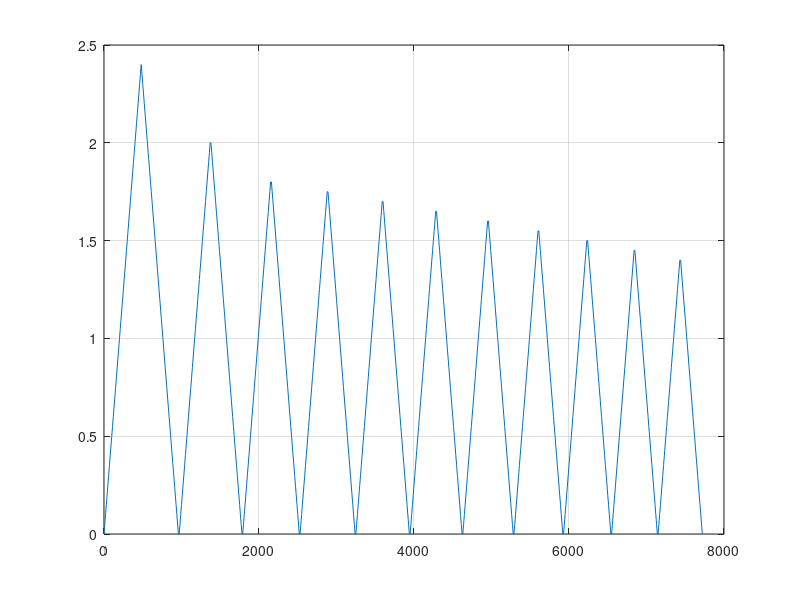

The MATLAB script that drew this image:
clc;
clear;
v=[0,0.05,0.1,0.150,0.2,0.250,0.3,0.350,0.4,0.450,0.5,0.550,0.6,0.650,0.7,0.750,0.8,0.850,0.9,0.950,1,1.05,1.10,1.15,1.20,1.25,1.30,1.35,1.40,1.45,1.50,1.55,1.60,1.65,1.70,1.75,1.80,1.85,1.90,1.95,2,2.05,2.10,2.15,2.20,2.25,2.30,2.35,2.40,2.35,2.30,2.25,2.20,2.15,2.10,2.05,2,1.95,1.90,1.85,1.80,1.75,1.70,1.65,1.60,1.55,1.50,1.45,1.40,1.35,1.30,1.25,1.20,1.15,1.10,1.05,1,0.950,0.9,0.850,0.8,0.750,0.7,0.650,0.6,0.550,0.5,0.450,0.4,0.350,0.3,0.250,0.2,0.150,0.1,0.05,0,2,1.95,1.90,1.85,1.80,1.75,1.70,1.65,1.60,1.55,1.50,1.45,1.40,1.35,1.30,1.25,1.20,1.15,1.10,1.05,1,0.950,0.9,0.850,0.8,0.750,0.7,0.650,0.6,0.550,0.5,0.450,0.4,0.350,0.3,0.250,0.2,0.150,0.1,0.05,0,1.80,1.75,1.70,1.65,1.60,1.55,1.50,1.45,1.40,1.35,1.30,1.25,1.20,1.15,1.10,1.05,1,0.950,0.9,0.850,0.8,0.750,0.7,0.650,0.6,0.550,0.5,0.450,0.4,0.350,0.3,0.250,0.2,0.150,0.1,0.05,0,1.75,1.70,1.65,1.60,1.55,1.50,1.45,1.40,1.35,1.30,1.25,1.20,1.15,1.10,1.05,1,0.950,0.9,0.850,0.8,0.750,0.7,0.650,0.6,0.550,0.5,0.450,0.4,0.350,0.3,0.250,0.2,0.150,0.1,0.05,0,1.70,1.65,1.60,1.55,1.50,1.45,1.40,1.35,1.30,1.25,1.20,1.15,1.10,1.05,1.,0.950,0.9,0.850,0.8,0.750,0.7,0.650,0.6,0.550,0.5,0.450,0.4,0.350,0.3,0.250,0.2,0.150,0.1,0.05,0,1.65,1.60,1.55,1.50,1.45,1.40,1.35,1.30,1.25,1.20,1.15,1.10,1.05,1.,0.950,0.9,0.850,0.8,0.750,0.7,0.650,0.6,0.550,0.5,0.450,0.4,0.350,0.3,0.250,0.2,0.150,0.1,0.05,0,1.60,1.55,1.50,1.45,1.40,1.35,1.30,1.25,1.20,1.15,1.10,1.05,1,0.950,0.9,0.850,0.8,0.750,0.7,0.650,0.6,0.550,0.5,0.450,0.4,0.350,0.3,0.250,0.2,0.150,0.1,0.05,0,1.55,1.50,1.45,1.40,1.35,1.30,1.25,1.20,1.15,1.10,1.05,1,0.950,0.9,0.850,0.8,0.750,0.7,0.650,0.6,0.550,0.5,0.450,0.4,0.350,0.3,0.250,0.2,0.150,0.1,0.05,0,1.50,1.45,1.40,1.35,1.30,1.25,1.20,1.15,1.10,1.05,1,0.950,0.9,0.850,0.8,0.750,0.7,0.650,0.6,0.550,0.5,0.450,0.4,0.350,0.3,0.250,0.2,0.150,0.1,0.05,0,1.45,1.40,1.35,1.30,1.25,1.20,1.15,1.10,1.05,1,0.950,0.9,0.850,0.8,0.750,0.7,0.650,0.6,0.550,0.5,0.450,0.4,0.350,0.3,0.250,0.2,0.150,0.1,0.05,0,1.40,1.35,1.30,1.25,1.20,1.15,1.10,1.05,1.,0.950,0.9,0.850,0.8,0.750,0.7,0.650,0.6,0.550,0.5,0.450,0.4,0.350,0.3,0.250,0.2,0.150,0.1,0.05,0;];
y=[20,20,20,20,20,20,20,20,20,20,20,20,20,20,20,20,20,20,20,20,20,20,20,20,20,20,20,21.31780,22.96640,30.241,42.45830,57.07150,77.19450,110.2072,117.2493,121.9670,125.7118,126.6335,128.6980,129.4548,130.1146,131.6631,132.1360,132.5980,132.7531,133.3631,133.8706,134.3458,134.5248,134.5248,134.5248,134.5248,134.5248,134.5248,134.5248,134.5248,134.5248,134.5248,134.5248,134.5248,134.5248,134.5248,134.5248,134.5248,134.5248,132.5090,129.8886,125.7771,117.3503,97.61280,73.17660,58.53620,50.11420,43.08120,38.27760,34.54480,31.85730,29.53260,27.86520,26.22190,25.22350,24.24440,23.58680,22.94060,22.60970,21.95890,21.63370,21.30360,20.97870,20.97870,20.64910,20.33390,20.31970,20.32450,20.00930,20.00470,20,130.1146,130.1146,130.1146,130.1146,130.1146,130.1146,130.1146,130.1146,130.1146,129.9749,126.9606,122.2166,112.9049,93.01470,69.59850,57.04030,48.32910,42.36820,37.24160,33.86350,31.50910,29.18630,27.20570,26.19940,24.89270,24.23450,23.26190,22.60520,22.26950,21.94930,21.61910,20.97410,20.96450,20.64450,20.64450,20.31990,20.31530,20.31990,20,20,20,125.7118,125.7118,125.7118,125.7118,125.7118,125.7118,124.5539,119.5024,108.9302,90.37870,69.20190,57.099,48.70260,42.73220,37.58960,34.19960,31.51330,29.20340,27.52950,26.20740,24.906,24.23570,23.57790,22.92630,22.60070,21.94980,21.61940,21.29440,20.96940,20.96940,20.64950,20.64460,20.31990,20.315,20.315,20,20,121.9670,121.9670,121.9670,121.9670,121.9670,119.8456,112.4077,97.07730,75.88960,59.62120,51.17910,44.11030,38.60640,34.54280,32.18590,29.53290,27.86620,26.22360,25.23160,24.24140,23.58980,22.93320,22.28780,21.95750,21.31260,20.98290,20.98290,20.65340,20.65340,20.33370,20.33370,20.00470,20.00470,20.00470,20,20,117.2493,117.2493,117.2493,117.2493,115.9354,110.0706,95.49810,75.605,60.06690,51.93730,44.16010,38.62430,34.56690,31.87160,29.52660,27.54540,25.897,24.59030,23.92140,22.94390,22.29290,21.64720,21.30760,20.978,20.66280,20.65340,20.33350,20.32890,20.00450,20.00450,20.00450,20,20,20,20,110.2072,110.2072,110.2072,109.9001,105.2371,92.53010,75.48910,61.12010,52.957,45.14370,39.63610,35.877,32.53170,30.50460,28.19950,26.86370,25.54410,24.56490,23.90710,23.25550,22.59910,22.27380,21.61850,21.29360,20.97380,20.96890,20.65390,20.64420,20.63940,20.32920,20.32450,20.315,20.315,20,77.19450,77.19450,75.93360,71.87970,65.65790,58.47850,52.594,45.50640,40.979,36.21190,32.85970,30.51910,28.51670,26.86750,25.54910,24.25,23.58770,22.93670,22.28620,21.63620,21.30660,20.97740,20.65290,20.33770,20.32860,20.32410,20.00890,20.00440,20.00440,20.00440,20,20,20,57.07150,57.05870,55.96810,53.41820,50.51170,46.565,43.05570,38.93930,36.19770,33.50520,30.83360,28.51540,27.19270,25.87310,24.88820,23.90480,23.25890,22.608,22.27760,21.62260,21.293,20.96840,20.65350,20.644,20.644,20.32430,20.31970,20.31970,20.31970,20.31970,20.00460,20,42.45830,42.44870,42.41980,41.70320,39.62760,37.22220,34.53990,32.51330,30.83860,29.18270,27.53110,26.53140,25.21920,24.23540,23.58390,23.25830,22.60750,22.27220,21.94720,21.62240,21.30250,21.29280,20.97310,20.96830,20.65330,20.64860,20.64860,20.64860,20.64390,20.32420,20,30.241,30.241,30.241,30.20660,29.86410,29.20030,28.53080,27.21340,26.21350,25.22740,24.24840,23.27040,22.61390,22.28330,21.62810,20.983,20.65360,20.329,20.32440,20,20,20,20,20,20,20,20,20,20,20,22.96640,22.96640,22.96640,22.96640,22.96640,22.96640,22.94,22.93480,22.604,22.28890,22.27870,21.94840,21.62340,21.29360,20.97370,20.649,20.64430,20.31980,20.31510,20,20,20,20,20,20,20,20,20,20;];
y=y-20+17.72;
v_major=v(1:97);
v1=[v(1:41),v(98:138)];
v2=[v(1:37),v(139:175)];
v3=[v(1:36),v(176:211)];
v4=[v(1:35),v(212:246)];
v5=[v(1:34),v(247:280)];
v6=[v(1:33),v(281:313)];
v7=[v(1:32),v(314:345)];
v8=[v(1:31),v(346:376)];
v9=[v(1:30),v(377:406)];
v10=[v(1:29),v(407:end)];

y_major=y(1:97);
y1=[y(1:41),y(98:138)];
y2=[y(1:37),y(139:175)];
y3=[y(1:36),y(176:211)];
y4=[y(1:35),y(212:246)];
y5=[y(1:34),y(247:280)];
y6=[y(1:33),y(281:313)];
y7=[y(1:32),y(314:345)];
y8=[y(1:31),y(346:376)];
y9=[y(1:30),y(377:406)];
y10=[y(1:29),y(407:end)];

v=[v_major,v1,v2,v3,v4,v5,v6,v7,v8,v9,v10];
y=[y_major,y1,y2,y3,y4,y5,y6,y7,y8,y9,y10];

figure(1);plot(0:10:7720,v);
grid on